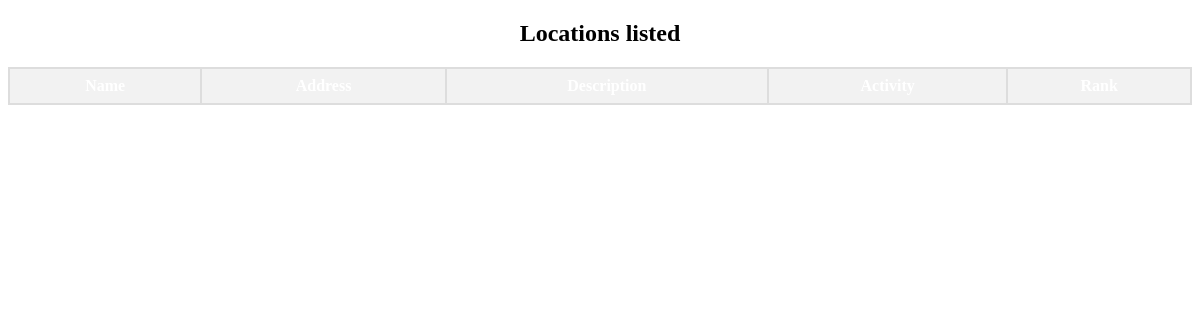
The page /locationList on the database as committed earlier.
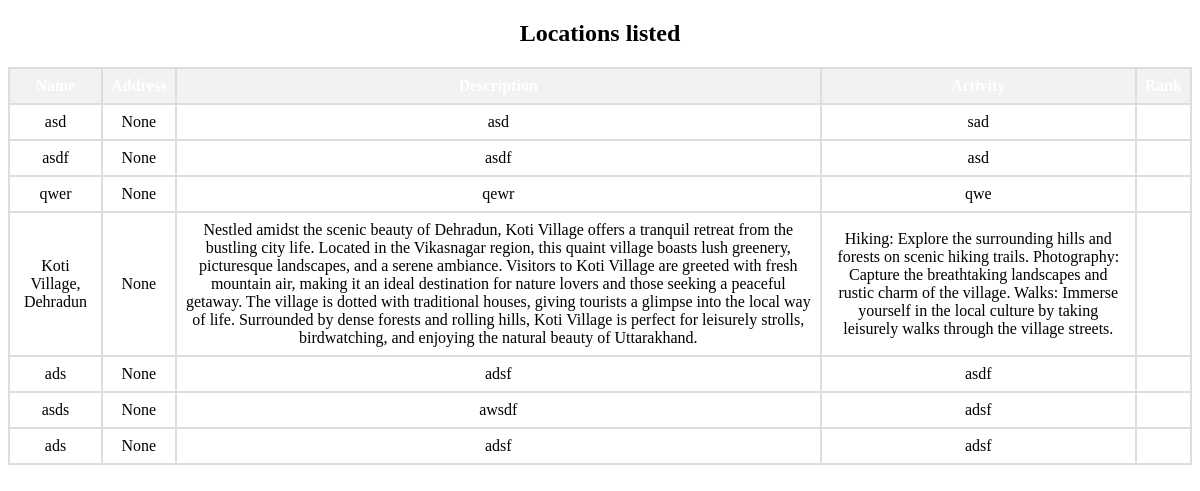
The same page on the database as committed later.
### sthis_app/models.py (models this page shows)
class location(models.Model):
    name = models.CharField(max_length=100)
    desc = models.CharField(max_length=1000)
    add = models.CharField(max_length=200, null=True)
    acti = models.CharField(max_length=1000)
    culture = models.CharField(max_length=1000)

### sthis_app/views.py (the view)
# urls.py: path('locationList', views.locationList, name='locationList'),
def locationList(request):
    l=list(location.objects.all())
    dic={'l':l}
    print(dic)
    return render(request,'locationList.html',dic)

### sthis_app/templates/locationList.html (shortened to what this page needs)
{% load static %}
<!DOCTYPE html>
<html lang="en">
<head>
</head>
<body>
    <h2>Locations listed</h2>
    <table>
        <thead>
            <tr>
                <th>Name</th>
                <th>Address</th>
                <th>Description</th>
                <th>Activity</th>
                <th>Rank</th>
            </tr>
        </thead>
        <tbody>
            {% for l in l %}
                <tr>
                    <td>{{ l.name }}</td>
                    <td>{{ l.add }}</td>
                    <td>{{ l.desc }}</td>
                    <td>{{ l.acti }}</td>
                    <td>{{ l.rank }}</td>
                </tr>
            {% endfor %}
        </tbody>
    </table>
</body>
</html>

### sthis_app/templates/locationList.html (style rules this page uses)
body { text-align: center; }
table { width: 100%; border-collapse: collapse; }
th, td { border: 2px solid #dddddd; text-align: center; padding: 8px; }
thead { font-weight: bold; text-align: center; background-color:black; color: white; }
th { background-color: #f2f2f2; }

Rows that differ between the two databases and show on the page:
added location: name "asd", add "None", desc "asd", acti "sad"
added location: name "asdf", add "None", desc "asdf", acti "asd"
added location: name "qwer", add "None", desc "qewr", acti "qwe"
added location: name "Koti Village, Dehradun", add "None", desc "Nestled amidst the scenic beauty of Dehradun, Koti Village offers a tranquil retreat from the bustling city life. Located in the Vikasnagar region, this quaint village boasts lush greenery, picturesque landscapes, and a serene ambiance. Visitors to Koti Village are greeted with fresh mountain air, making it an ideal destination for nature lovers and those seeking a peaceful getaway. The village is dotted with traditional houses, giving tourists a glimpse into the local way of life. Surrounded by dense forests and rolling hills, Koti Village is perfect for leisurely strolls, birdwatching, and enjoying the natural beauty of Uttarakhand.", acti "Hiking: Explore the surrounding hills and forests on scenic hiking trails. Photography: Capture the breathtaking landscapes and rustic charm of the village. Walks: Immerse yourself in the local culture by taking leisurely walks through the village streets."
added location: name "ads", add "None", desc "adsf", acti "asdf"
added location: name "asds", add "None", desc "awsdf", acti "adsf"
added location: name "ads", add "None", desc "adsf", acti "adsf"
